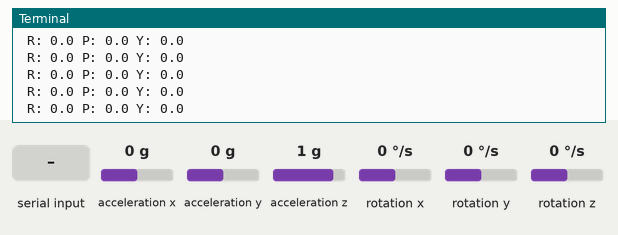
A program run on a simulated Raspberry Pi (BCM pin numbers). Parts: the last lines printed to the terminal. Inputs (shaded band) come from the test bench; at power-on: acceleration x 0 g, acceleration y 0 g, acceleration z 1 g, rotation x 0 °/s, rotation y 0 °/s, rotation z 0 °/s. The clock reads 2024-03-15 10:24:30 at power-on unless the program sets it.

Above: at 13.6 s.
13.7 s: acceleration x set to -1.4 g
At 14.3 s:
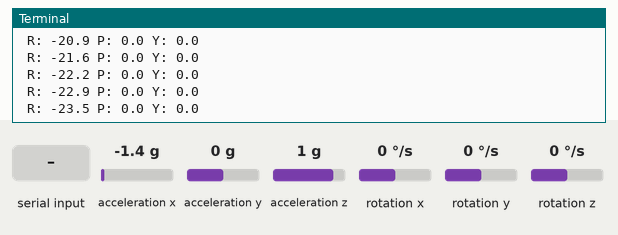
15.2 s: "1\n" received over the second serial link
16.7 s: acceleration y set to -1.4 g
At 17.2 s:
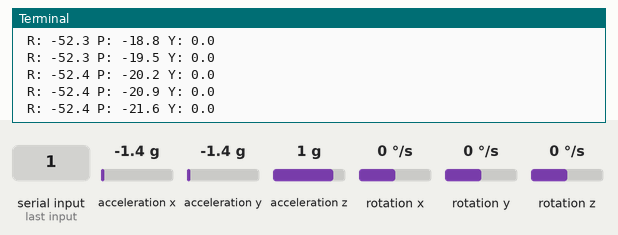
18.2 s: acceleration z set to -1.4 g
At 18.7 s:
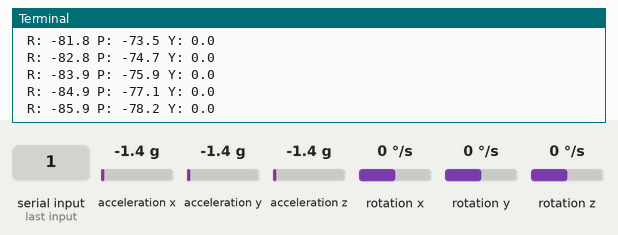
19.7 s: rotation x set to -192 °/s
At 20.8 s:
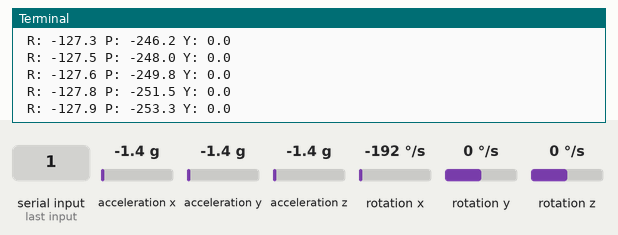
21.2 s: rotation y set to -192 °/s
At 21.9 s:
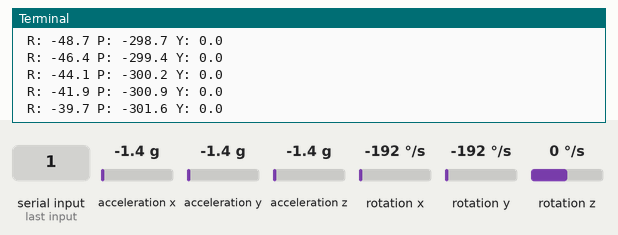
Timing chart, 0 to 23.7 s (numbered marks = the images above; inputs shaded):
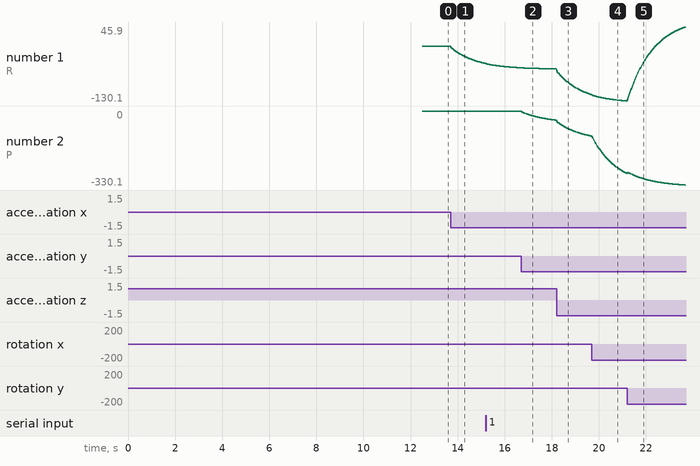

The program:

gyro.py
```python
import smbus
import math
import time
import serial

class MPU:
    def __init__(self, gyro, acc, tau):
        # Class / object / constructor setup
        self.gx = None; self.gy = None; self.gz = None;
        self.ax = None; self.ay = None; self.az = None;

        self.gyroXcal = 0
        self.gyroYcal = 0
        self.gyroZcal = 0

        self.gyroRoll = 0
        self.gyroPitch = 0
        self.gyroYaw = 0

        self.roll = 0
        self.pitch = 0
        self.yaw = 0

        self.dtTimer = 0
        self.tau = tau

        self.gyroScaleFactor, self.gyroHex = self.gyroSensitivity(gyro)
        self.accScaleFactor, self.accHex = self.accelerometerSensitivity(acc)

        self.bus = smbus.SMBus(1)
        self.address = 0x68

    def gyroSensitivity(self, x):
        # Create dictionary with standard value of 500 deg/s
        return {
            250:  [131.0, 0x00],
            500:  [65.5,  0x08],
            1000: [32.8,  0x10],
            2000: [16.4,  0x18]
        }.get(x,  [65.5,  0x08])

    def accelerometerSensitivity(self, x):
        # Create dictionary with standard value of 4 g
        return {
            2:  [16384.0, 0x00],
            4:  [8192.0,  0x08],
            8:  [4096.0,  0x10],
            16: [2048.0,  0x18]
        }.get(x,[8192.0,  0x08])

    def setUp(self):
        # Activate the MPU-6050
        self.bus.write_byte_data(self.address, 0x6B, 0x00)

        # Configure the accelerometer
        self.bus.write_byte_data(self.address, 0x1C, self.accHex)

        # Configure the gyro
        self.bus.write_byte_data(self.address, 0x1B, self.gyroHex)

        # Display message to user
        print("MPU set up:")
        print('\tAccelerometer: ' + str(self.accHex) + ' ' + str(self.accScaleFactor))
        print('\tGyro: ' + str(self.gyroHex) + ' ' + str(self.gyroScaleFactor) + "\n")
        time.sleep(2)

    def eightBit2sixteenBit(self, reg):
        # Reads high and low 8 bit values and shifts them into 16 bit
        h = self.bus.read_byte_data(self.address, reg)
        l = self.bus.read_byte_data(self.address, reg+1)
        val = (h << 8) + l

        # Make 16 bit unsigned value to signed value (0 to 65535) to (-32768 to +32767)
        if (val >= 0x8000):
            return -((65535 - val) + 1)
        else:
            return val

    def getRawData(self):
        self.gx = self.eightBit2sixteenBit(0x43)
        self.gy = self.eightBit2sixteenBit(0x45)
        self.gz = self.eightBit2sixteenBit(0x47)

        self.ax = self.eightBit2sixteenBit(0x3B)
        self.ay = self.eightBit2sixteenBit(0x3D)
        self.az = self.eightBit2sixteenBit(0x3F)

    def calibrateGyro(self, N):
        # Display message
        print("Calibrating gyro with " + str(N) + " points. Do not move!")

        # Take N readings for each coordinate and add to itself
        for ii in range(N):
            self.getRawData()
            self.gyroXcal += self.gx
            self.gyroYcal += self.gy
            self.gyroZcal += self.gz

        # Find average offset value
        self.gyroXcal /= N
        self.gyroYcal /= N
        self.gyroZcal /= N

        # Display message and restart timer for comp filter
        print("Calibration complete")
        print("\tX axis offset: " + str(round(self.gyroXcal,1)))
        print("\tY axis offset: " + str(round(self.gyroYcal,1)))
        print("\tZ axis offset: " + str(round(self.gyroZcal,1)) + "\n")
        time.sleep(2)
        self.dtTimer = time.time()

    def processIMUvalues(self):
        # Update the raw data
        self.getRawData()

        # Subtract the offset calibration values
        self.gx -= self.gyroXcal
        self.gy -= self.gyroYcal
        self.gz -= self.gyroZcal

        # Convert to instantaneous degrees per second
        self.gx /= self.gyroScaleFactor
        self.gy /= self.gyroScaleFactor
        self.gz /= self.gyroScaleFactor

        # Convert to g force
        self.ax /= self.accScaleFactor
        self.ay /= self.accScaleFactor
        self.az /= self.accScaleFactor

    def compFilter(self):
        ser = serial.Serial("/dev/ttyS0", baudrate = 9600, parity = serial.PARITY_NONE,
        stopbits=serial.STOPBITS_ONE, bytesize=serial.EIGHTBITS,timeout=1)

        # Get the processed values from IMU
        self.processIMUvalues()

        # Get delta time and record time for next call
        dt = time.time() - self.dtTimer
        self.dtTimer = time.time()

        # Acceleration vector angle
        accPitch = math.degrees(math.atan2(self.ay, self.az))
        accRoll = math.degrees(math.atan2(self.ax, self.az))

        # Gyro integration angle
        self.gyroRoll -= self.gy * dt
        self.gyroPitch += self.gx * dt
        self.gyroYaw += self.gz * dt
        self.yaw = self.gyroYaw

        # Comp filter
        self.roll = (self.tau)*(self.roll - self.gy*dt) + (1-self.tau)*(accRoll)
        self.pitch = (self.tau)*(self.pitch + self.gx*dt) + (1-self.tau)*(accPitch)

        # Print data
        print(" R: " + str(round(self.roll,1)) \
            + " P: " + str(round(self.pitch,1)) \
            + " Y: " + str(round(self.yaw,1)))
        if(round(self.roll,1) > 20): ser.write("F".encode())
        elif(round(self.roll,1) < -20): ser.write("B".encode())
        elif(round(self.pitch,1) > 20): ser.write("U".encode())
        elif(round(self.pitch,1) < -20): ser.write("D".encode())
        elif(round(self.yaw,1) > 20): ser.write("L".encode())
        elif(round(self.yaw,1) < -20): ser.write("R".encode())
        else: ser.write("0".encode())


def main():
    # Set up class
    gyro = 250      # 250, 500, 1000, 2000 [deg/s]
    acc = 2         # 2, 4, 7, 16 [g]
    tau = 0.98
    mpu = MPU(gyro, acc, tau)

    # Set up sensor and calibrate gyro with N points
    mpu.setUp()
    mpu.calibrateGyro(500)

    # Run for 20 secounds
    startTime = time.time()
    while(1):
        mpu.compFilter()

    # End
    print("Closing")

# Main loop
if __name__ == '__main__':
	main()
```

Measured:
- after the input at 13.7 s, the terminal: prints a new line at once (image 1)
- plotted number 1: 0 → -40.9 after the input at 13.7 s
